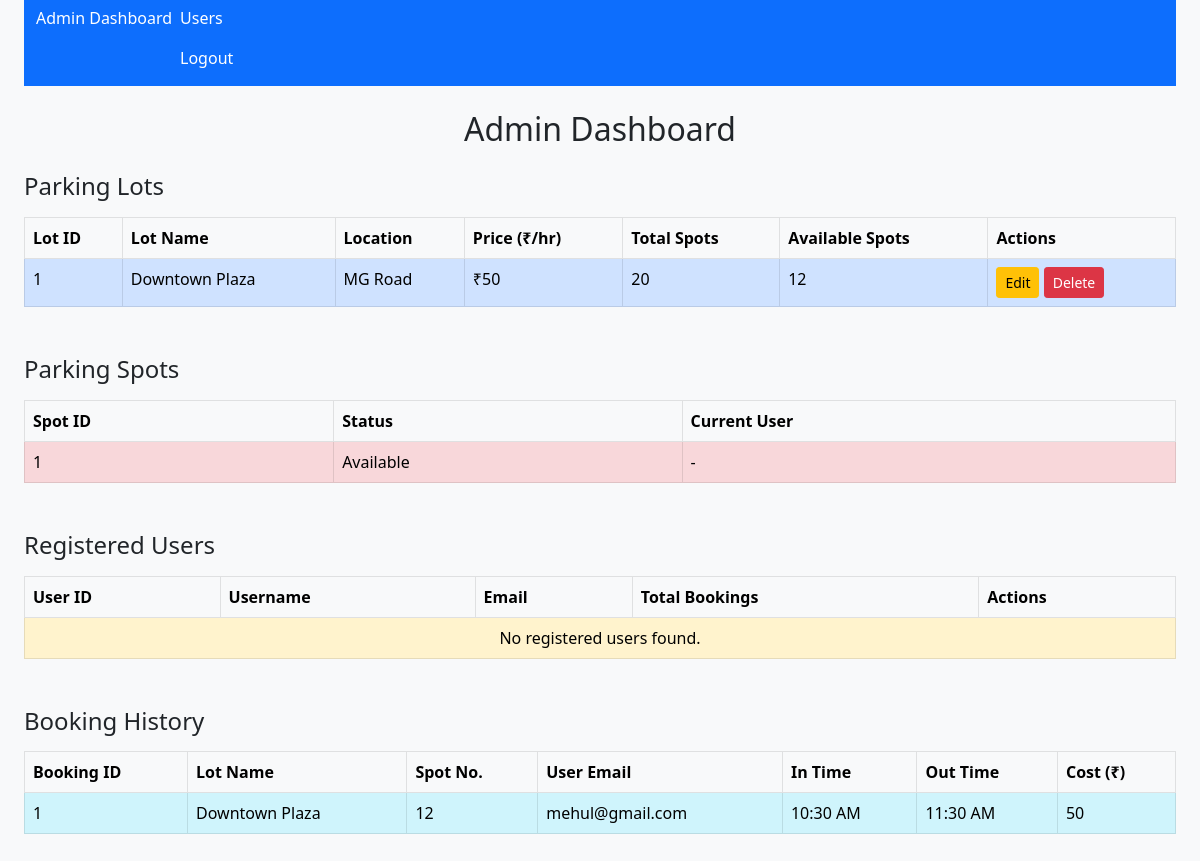
Before: /admin_dashboard with the older database file.
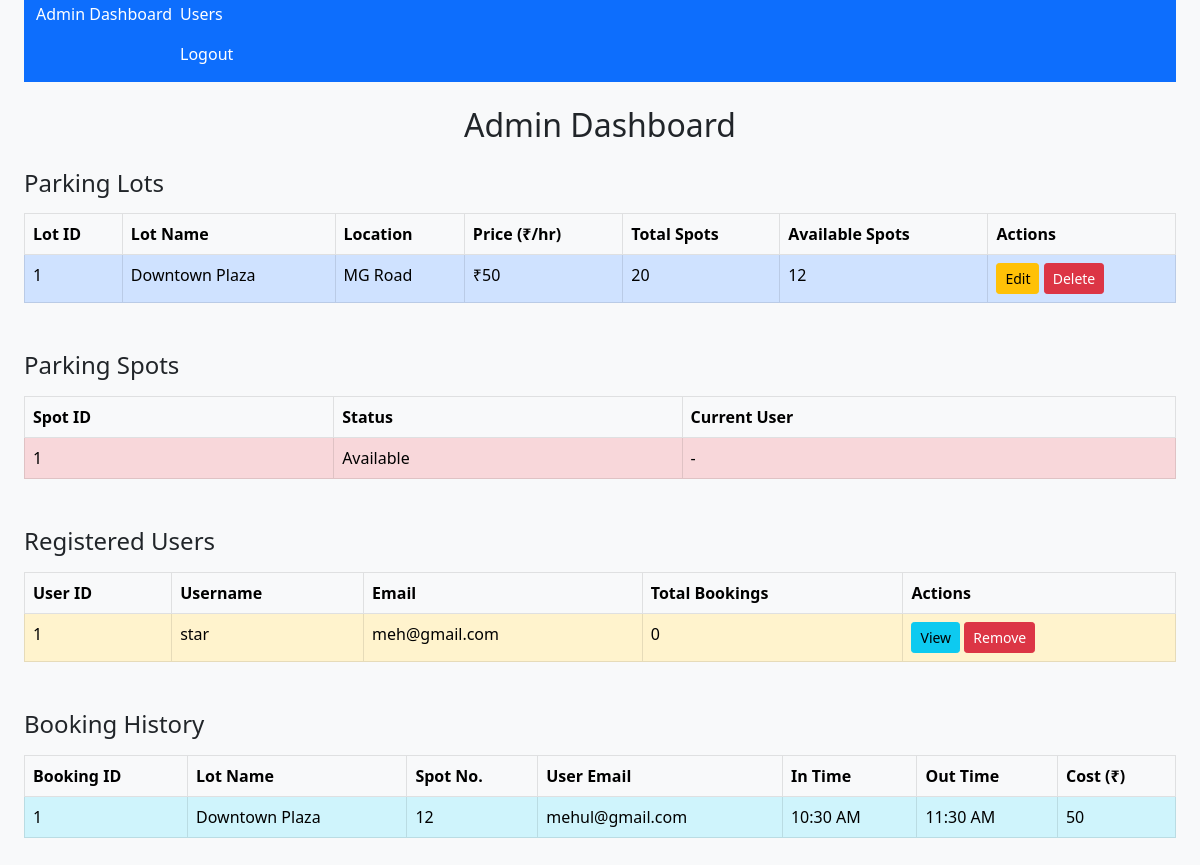
After: the same page with the newer database file.
### backend/models.py (models this page shows)
class User_Info(db.Model):
    __tablename__ = "user_info"
    id = db.Column(db.Integer, primary_key=True)
    full_name = db.Column(db.String(100))
    user_name = db.Column(db.String(100), unique=True)
    email = db.Column(db.String(120), unique=True)
    pwd = db.Column(db.String(100))
    role = db.Column(db.Integer, default=1)  # 0=admin, 1=user

### backend/controllers.py (the view)
    @app.route("/admin_dashboard")
    def admin_dashboard():
        users = User_Info.query.filter_by(role=1).all()
        return render_template("admin_dashboard.html", users=users)

### templates/admin_dashboard.html (shortened to what this page needs)
<!DOCTYPE html>
<html lang="en">
<head>
  <link rel="stylesheet" href="{{ url_for('static', filename='css/style.css') }}">
  <link href="https://cdn.jsdelivr.net/npm/bootstrap@5.0.2/dist/css/bootstrap.min.css" rel="stylesheet">
</head>
<body>
  <div id="container" class="d-flex justify-content-center align-items-center vh-100">
    <div id="panel" class="p-4 shadow rounded bg-light w-100">
      <nav class="navbar navbar-expand-lg navbar-light bg-primary">
        <div class="container-fluid">
          <label class="text-white">Admin Dashboard</label>
          <div class="collapse navbar-collapse">
            <ul class="navbar-nav me-auto mb-2 mb-lg-0">
              <li class="nav-item">
                <a class="nav-link text-white" href="#">Users</a>
                <a class="nav-link text-white" href="#">Logout</a>
              </li>
            </ul>
          </div>
        </div>
      </nav>
      <div id="input-form" class="mt-4">
        <h2 class="text-center mb-4">Admin Dashboard</h2>
        <h4 class="mb-3">Parking Lots</h4>
        <table class="table table-primary table-bordered">
          <thead class="table-light">
            <tr>
              <th>Lot ID</th>
              <th>Lot Name</th>
              <th>Location</th>
              <th>Price (₹/hr)</th>
              <th>Total Spots</th>
              <th>Available Spots</th>
              <th>Actions</th>
            </tr>
          </thead>
          <tbody>
            <tr>
              <td>1</td>
              <td>Downtown Plaza</td>
              <td>MG Road</td>
              <td>₹50</td>
              <td>20</td>
              <td>12</td>
              <td>
                <a href="#" class="btn btn-sm btn-warning">Edit</a>
                <a href="#" class="btn btn-sm btn-danger">Delete</a>
              </td>
            </tr>
          </tbody>
        </table>
        <h4 class="mb-3 mt-5">Parking Spots</h4>
        <table class="table table-danger table-bordered">
          <thead class="table-light">
            <tr>
              <th>Spot ID</th>
              <th>Status</th>
              <th>Current User</th>
            </tr>
          </thead>
          <tbody>
            <tr>
              <td>1</td>
              <td>Available</td>
              <td>-</td>
            </tr>
          </tbody>
        </table>
        <h4 class="mb-3 mt-5">Registered Users</h4>
        <table class="table table-warning table-bordered">
          <thead class="table-light">
            <tr>
              <th>User ID</th>
              <th>Username</th>
              <th>Email</th>
              <th>Total Bookings</th>
              <th>Actions</th>
            </tr>
          </thead>
          <tbody>
            {% for user in users %}
            <tr>
              <td>{{ user.id }}</td>
              <td>{{ user.user_name }}</td>
              <td>{{ user.email }}</td>
              <td>0</td>
              <td>
                <a href="#" class="btn btn-sm btn-info">View</a>
                <a href="#" class="btn btn-sm btn-danger">Remove</a>
              </td>
            </tr>
            {% else %}
            <tr>
              <td colspan="5" class="text-center">No registered users found.</td>
            </tr>
            {% endfor %}
          </tbody>
        </table>
        <h4 class="mb-3 mt-5">Booking History</h4>
        <table class="table table-info table-bordered">
          <thead class="table-light">
            <tr>
              <th>Booking ID</th>
              <th>Lot Name</th>
              <th>Spot No.</th>
              <th>User Email</th>
              <th>In Time</th>
              <th>Out Time</th>
              <th>Cost (₹)</th>
            </tr>
          </thead>
          <tbody>
            <tr>
              <td>1</td>
              <td>Downtown Plaza</td>
              <td>12</td>
              <td>mehul@gmail.com</td>
              <td>10:30 AM</td>
              <td>11:30 AM</td>
              <td>50</td>
            </tr>
          </tbody>
        </table>
      </div>
    </div>
  </div>
</body>
</html>

### static/css/style.css (style rules this page uses)
* { margin: 0; padding: 0; box-sizing: border-box; }

Changed rows visible on the page:
added User_Info: id "1", user_name "star", email "meh@gmail.com"
Other visible differences:
text no longer shown: "No registered users found."
